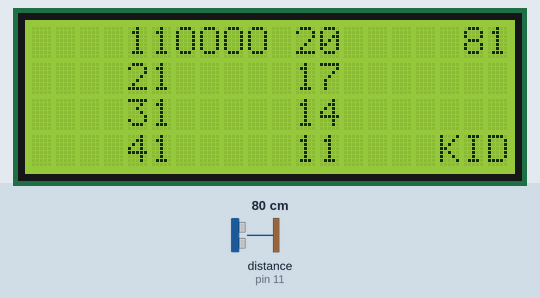
This sketch was run on a simulated Arduino Uno, built with avr-gcc and run on an emulated ATmega328P. Parts: 20×4 character LCD. The inputs (shaded band) are chosen by the test bench; at power-on: distance to the obstacle (sensor on pin 11) 80 cm. The echo pulse lasts 58.3 µs per cm; what the sketch prints to the serial monitor is not drawn.

Above: at 5.8 s.
5.9 s: distance to the obstacle (sensor on pin 11) set to 9 cm
At 6.16 s:
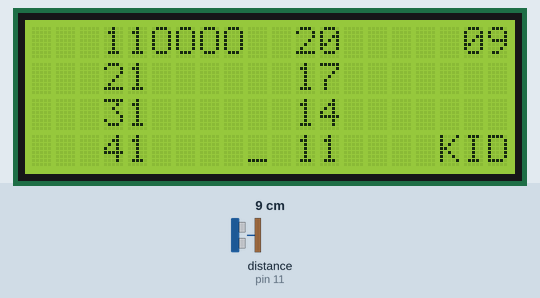
8.3 s: distance to the obstacle (sensor on pin 11) set to 2 cm
At 8.64 s:
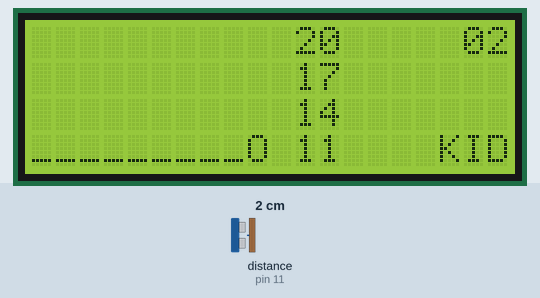
10.8 s: distance to the obstacle (sensor on pin 11) set to 18 cm
At 11.08 s:
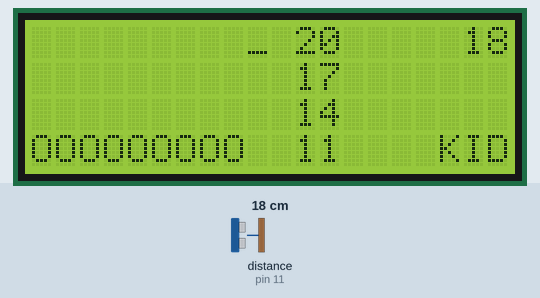
13.5 s: distance to the obstacle (sensor on pin 11) set to 4 cm
At 14.11 s:
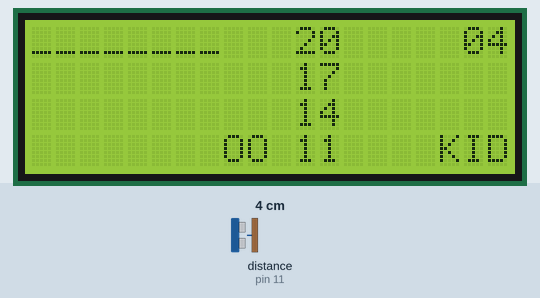
15.9 s: distance to the obstacle (sensor on pin 11) set to 13 cm
At 16.35 s:
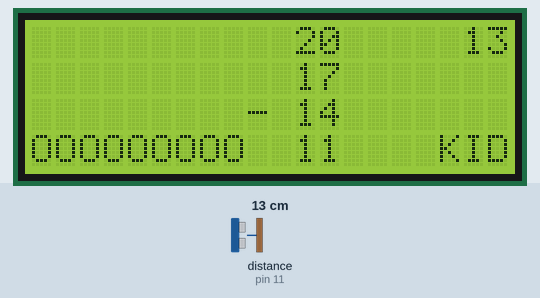
18.5 s: distance to the obstacle (sensor on pin 11) set to 35 cm
At 21.9 s:
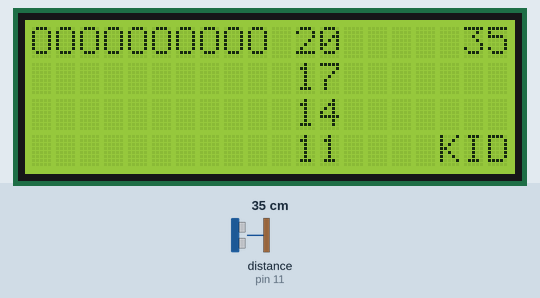

Measured:
- after the input at 5.9 s, the display: changes after 0.12 s (image 1)
- after the input at 8.3 s, the display: changes after 0.20 s (image 2)
- after the input at 10.8 s, the display: changes after 0.18 s (image 3)
- after the input at 13.5 s, the display: first changes after 0.18 s (image 4 shows a later state)
- after the input at 18.5 s, the display: first changes after 0.19 s (image 6 shows a later state)

The sketch:

sketch_oct27a.ino
```cpp
/*
TextTextTextTextTextTextTextTextTextTextTextTextTextTextTextTextTextTextTextTextTextTextText
TextTextTextTextTextTextTextTextTextTextTextTextTextTextTextTextTextTextTextTextTextTextText
*/
//LCD       引入Wire與LiquidCrystal_I2C函式庫
#include <Wire.h>
#include <LiquidCrystal_I2C.h>
#include <Adafruit_Sensor.h>
// 設定 LCD I2C 位址
// Set the pins on the I2C chip used for LCD connections:
// addr, en,rw,rs,d4,d5,d6,d7,bl,blpol
LiquidCrystal_I2C lcd(0X3F, 2, 1, 0, 4, 5, 6, 7, 3, POSITIVE);
//LiquidCrystal_I2C lcd(0x27, 16,2);

//DHT
#include <DHT.h>
#include <DHT_U.h>
#define DHTPIN            7
#define DHTTYPE           DHT11

//NewPing
#include <NewPing.h>
#define TRIGGER_PIN    12          // trigger Pin
#define ECHO_PIN    11          // Echo Pin
#define MAX_DISTANCE 200        // Maximum distance we want to ping for (in centimeters). Maximum sensor distance is rated at 400-500cm.
DHT dht(DHTPIN, DHTTYPE);       //#define DHTTYPE DHT11
NewPing sonar(TRIGGER_PIN, ECHO_PIN, MAX_DISTANCE);    // 設定 NewPing 物件，並給與最遠測試距離


int CountsTimer1=0;
int CountsTimer2=0;
int draw_Limit=0;
int draw_Data=0;
char Waveform_H[]="9999";

String FormLcd[]={"","","",""}; //4 Line Lcd
String Waveform_O[] = {
  "14      11",
  "13      21",
  "12      31",
  "11      41",
};

//const char * Waveform_O[]={"12      11", "12      21", "12      31", "12      41" };


void setup() {
// Serial.begin(9600);
 Serial.begin(115200);
 Serial.println("Arduino Test!");


// 初始化 LCD，一行 16 的字元，共 2 行，預設開啟背光
  lcd.begin(20, 4);
// 閃爍三次
  for(int i = 0; i < 3; i++) {
  lcd.backlight(); // 開啟背光
  delay(250);
  lcd.noBacklight(); // 關閉背光
  delay(250);
  }
  lcd.backlight();
// 輸出初始化文字
  lcd.setCursor(0, 0); // 設定游標位置在第一行行首
  lcd.print("Hello, Maker!");
  delay(1000);
  lcd.setCursor(0, 1); // 設定游標位置在第二行行首
  lcd.print("       LH7HL");
  lcd.setCursor(0, 2); // 設定游標位置在第二行行首
  lcd.print("    LH7     7HL");
  lcd.setCursor(0, 3); // 設定游標位置在第二行行首
  lcd.print("LH7            7HL");
  delay(2000);
  lcd.clear(); //顯示清除
}


void Byebyeyo(){
/***********結束迴圈***********/
CountsTimer1=32767;
while(CountsTimer1==32767){
  /*
  byebye:CountsTimer1=32767
  empty
  */
  }
/***********結束迴圈***********/
}


void Project_DHT11(){
  dht.begin();
  //kid0924
  float h = dht.readHumidity();
  float t = dht.readTemperature();
  float f = dht.readTemperature(true);
  if (isnan(h) || isnan(t) || isnan(f)) {
    /*[||,&&,!]=[or,and,not]
      isnan()=test float is number (1/0).*/
    Serial.println("Failed to read from DHT sensor!");
    return; //end and again
  }

  float hif = dht.computeHeatIndex(f, h);
  float hic = dht.computeHeatIndex(t, h, false);
  char display_h[7];
  dtostrf(h,2,0,display_h);
  char display_t[7];
  dtostrf(t,2,0,display_t);
  Serial.print("Humidity: ");
  Serial.print(h);
  Serial.print(" %\t");
  Serial.print("Temperature: ");
  Serial.print(t);
  Serial.print(" *C ");
  Serial.print(f);
  Serial.print(" *F\t");
  Serial.print("Heat index: ");
  Serial.print(hic);
  Serial.print(" *C ");
  Serial.print(hif);
  Serial.println(" *F");
  Serial.print(CountsTimer1);
  Serial.print( float(int(h*10)/10));
  Serial.print("\t");

//lcd.setCursor(0, 0); // 設定游標位置在第一行行首
//lcd.print(String("Kai-Lin Hsu    ")+CountsTimer1);  //11+6
////lcd.setCursor(0, 1); // 設定游標位置在第二行行首
////lcd.print(String("Counts : ") +CountsTimer1);
//lcd.setCursor(0, 2); // 設定游標位置在第三行行首
////lcd.print(String("") + "H:" + display_h + "%");
//lcd.print(String("") + "H:" + display_h + "%    "+"T:"+ display_t + (char)223 + "C");
//lcd.setCursor(0, 3); // 設定游標位置在第四行行首
////lcd.print(millis()/100);

}


void loop() {
  delay(200);
  unsigned int uS = sonar.ping();   // 送出 ping，並取得微秒 microseconds(uS) 時間
  Serial.print("Ping: ");
  Serial.print(sonar.convert_cm(uS));    // 換算時間為公分，如顯示 0，表示超出距離範圍
  Serial.println("cm");

  for (int i=0; i<4;i++){
  Waveform_H[i]=' ';
  }

  draw_Limit=20;
  draw_Data=sonar.convert_cm(uS);
  for (int i=0; i<12;i=i+3){
    if (draw_Data>=draw_Limit-i&&draw_Data<draw_Limit+1-i){
      Waveform_H[i/3]=char(255); //top
      }
      else if  (draw_Data>=draw_Limit-1-i&&draw_Data<draw_Limit-1+1-i){
       Waveform_H[i/3]=char(45); //mid
      }
      else if  (draw_Data>=draw_Limit-2-i&&draw_Data<draw_Limit-1+1-i){
       Waveform_H[i/3]=char(95); //bottom
      }
    }
  if (draw_Data<=draw_Limit-12){
    Waveform_H[3]='O'; //overload
    }
  if (draw_Data>draw_Limit){
  Waveform_H[0]='O'; ////overload
  }


String CountsSensorValue="0";

  lcd.setCursor(0, 0); // 設定游標位置在第一行行首
  if (sonar.convert_cm(uS)<10){
  //lcd.print(String("                 0")+sonar.convert_cm(uS));
  CountsSensorValue=String("0")+sonar.convert_cm(uS);
  }
  else {
  //lcd.print(String("                 ")+sonar.convert_cm(uS));
  CountsSensorValue=sonar.convert_cm(uS);
  }

//  if (sonar.convert_cm(uS)==5){
//  Serial.println("goodgood");
//  lcd.setCursor(0, 3); // 設定游標位置在第一行行首
//  lcd.print(String("                a")+CountsTimer2);
//  CountsTimer2++;
//  delay(1000);
//  }
//  else{
//  Serial.println("badbad");
//  }

  for (int i=0; i<4;i++){         //顯示
  Waveform_O[i].remove(0,1);
  Waveform_O[i]=Waveform_O[i]+Waveform_H[i];
  FormLcd[i]=Waveform_O[i]+String(" ")+(draw_Limit+(-3*i)); //build_draw_array 10+1+2
  }


  FormLcd[0]=FormLcd[0]+String("     ")+CountsSensorValue;
  FormLcd[1]=FormLcd[1]+String("    ");
  FormLcd[2]=FormLcd[2]+String("    ");
  FormLcd[3]=FormLcd[3]+String("    KID");

  for (int i=0; i<4;i++){         //顯示
//    Waveform_O[i].remove(0,1);
//    Waveform_O[i]=Waveform_O[i]+Waveform_H[i];
    lcd.setCursor(0, i); // 設定游標位置在第一行行首
    lcd.print(FormLcd[i]);
//    lcd.print(Waveform_O[i]+String(" ")+(-3*i+draw_Limit));
  }

  if (CountsTimer1==100){

  }

  if (CountsTimer1==999){
  Serial.println ("EndTheProject");
   Byebyeyo();
  }
  CountsTimer1++;
}
//if (t>=25){
//  Waveform_H[0]='O';
//  }
//else if(t>=24&&t<25){
//   Waveform_H[1]='O';
//  }
//  else if(t>=23&&t<24){
//   Waveform_H[1]='O';
//  }
//  else if(t>=22&&t<23){
//   Waveform_H[1]='O';
//  }
//  else if(t>=21&t<22){
//   Waveform_H[1]='O';
//  }
//
```
